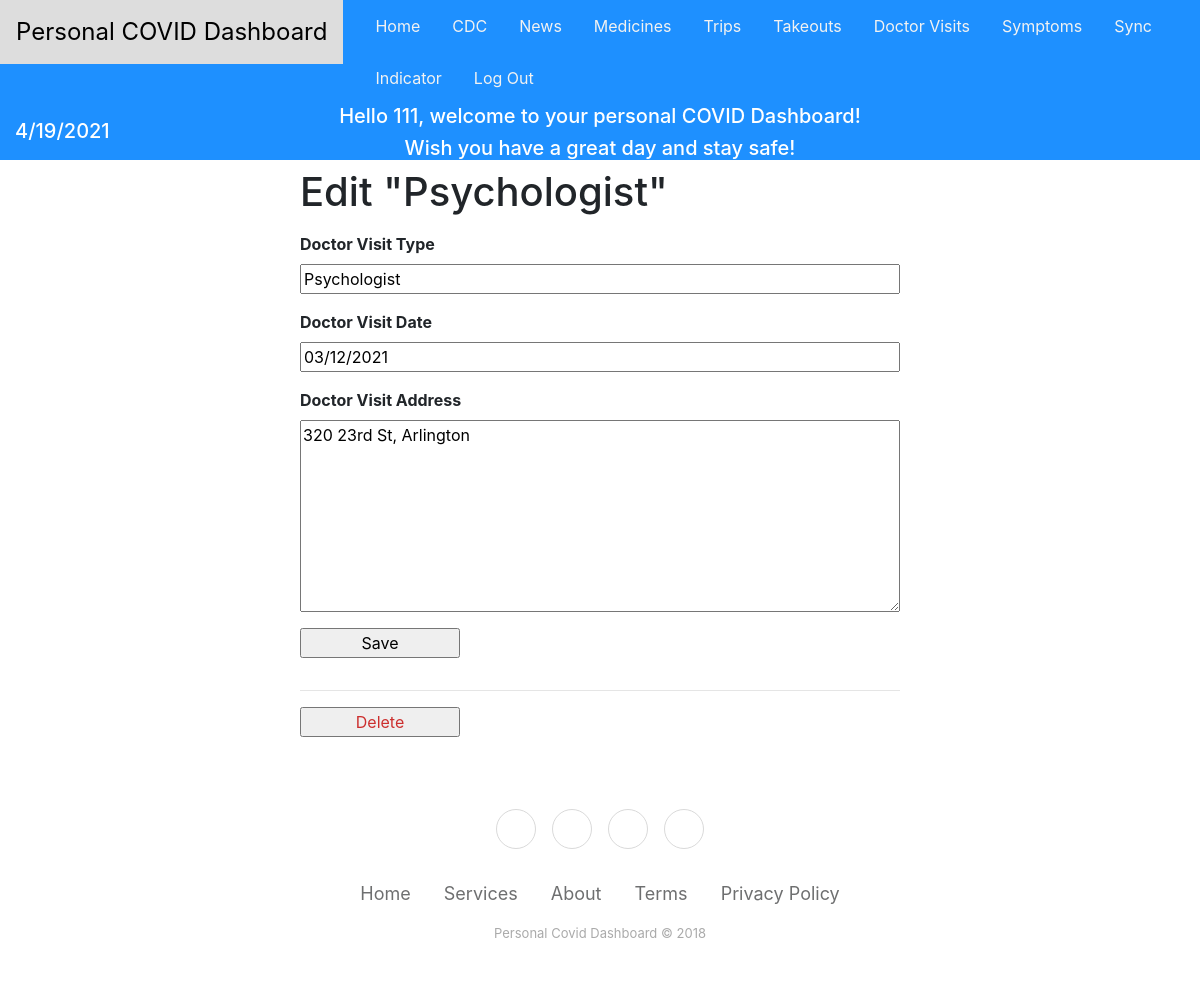
The page /doctor/4/update (signed in) on the database its author committed.
### tables this page shows
CREATE TABLE user (
  id INTEGER PRIMARY KEY AUTOINCREMENT,
  username TEXT UNIQUE NOT NULL,
  password TEXT NOT NULL
);

CREATE TABLE doctor (
  id INTEGER PRIMARY KEY AUTOINCREMENT,
  author_id INTEGER NOT NULL,
  created TIMESTAMP NOT NULL DEFAULT CURRENT_TIMESTAMP,
  doc_type TEXT NOT NULL,
  doc_address TEXT NOT NULL,
  doc_date TEXT NOT NULL,
  FOREIGN KEY (author_id) REFERENCES user (id)
);

### dashboard/doctor.py (the view, shortened to what this page needs)
@bp.route('/<int:id>/update', methods=('GET', 'POST'))
@login_required
def update(id):
    post = get_post(id)
    return render_template('doctor/doctorUpdate.html', doctor=post)

### dashboard/auth.py (called while the page is built)
@bp.before_app_request
def load_logged_in_user():
    user_id = session.get('user_id')
    if user_id is None:
        g.user = None
    else:
        g.user = get_db().execute(
            'SELECT * FROM user WHERE id = ?', (user_id,)
        ).fetchone()

def login_required(view):
    @functools.wraps(view)
    def wrapped_view(**kwargs):
        if g.user is None:
            return redirect(url_for('auth.login'))
        return view(**kwargs)
    return wrapped_view

### dashboard/db.py (called while the page is built)
def get_db():
    if 'db' not in g:
        g.db = sqlite3.connect(
            current_app.config['DATABASE'],
            detect_types=sqlite3.PARSE_DECLTYPES
        )
        g.db.row_factory = sqlite3.Row
    return g.db

### dashboard/doctor.py (called while the page is built)
def get_post(id, check_author=True):
    post = get_db().execute(
        'SELECT d.id, doc_type, doc_address, doc_date, created, author_id, username'
        ' FROM doctor d JOIN user u ON d.author_id = u.id'
        ' WHERE d.id = ?',
        (id,)
    ).fetchone()
    if post is None:
        abort(404, "Post id {0} doesn't exist.".format(id))
    if check_author and post['author_id'] != g.user['id']:
        abort(403)
    return post

### dashboard/templates/doctor/doctorUpdate.html
{% extends 'base.html' %}
{% block header %}
  <h1>{% block title %}Edit "{{ doctor['doc_type'] }}"{% endblock %}</h1>
{% endblock %}
{% block content %}
  <form method="post">
    <label for="title">Doctor Visit Type</label>
    <input name="title" id="title"
      value="{{ request.form['doc_type'] or doctor['doc_type'] }}" required>
    <label for="dDate">Doctor Visit Date</label>
    <input name="dDate" id="dDate"
      value="{{ request.form['dDate'] or doctor['doc_date'] }}" required>
    <label for="body">Doctor Visit Address</label>
    <textarea name="body" id="body">{{ request.form['doc_address'] or doctor['doc_address'] }}</textarea>
    <input type="submit" value="Save">
  </form>
  <hr>
  <form action="{{ url_for('doctor.delete', id=doctor['id']) }}" method="post">
    <input class="danger" type="submit" value="Delete" onclick="return confirm('Are you sure?');">
  </form>
{% endblock %}

### dashboard/templates/base.html (shortened to what this page needs)
<!doctype html>
<head>
  <link rel="stylesheet" href="https://cdnjs.cloudflare.com/ajax/libs/twitter-bootstrap/4.1.3/css/bootstrap.min.css">
  <link rel="stylesheet" href="https://cdnjs.cloudflare.com/ajax/libs/ionicons/2.0.1/css/ionicons.min.css">
  <link rel="stylesheet" href="assets/css/style.css">
  <link rel="stylesheet" href="https://maxcdn.bootstrapcdn.com/bootstrap/4.5.2/css/bootstrap.min.css">
  <link rel="stylesheet" href="//apps.bdimg.com/libs/jqueryui/1.10.4/css/jquery-ui.min.css">
  <link rel="stylesheet" href="jqueryui/style.css">
</head>
<div class="topnav">
  <a class="navbar-brand" style="font-size: x-large" href="http://127.0.0.1:5000/">Personal COVID Dashboard</a>
    {% if g.user %}
      <a href="{{ url_for('blog.index') }}">Home</a>
      <a href="https://www.cdc.gov/">CDC</a>
      <a href="{{ url_for('news.index') }}">News</a>
      <a href="{{ url_for('medicine.index') }}">Medicines</a>
      <a href="{{ url_for('trip.index') }}">Trips</a>
      <a href="{{ url_for('takeout.index') }}">Takeouts</a>
      <a href="{{ url_for('doctor.index') }}">Doctor Visits</a>
      <a href="{{ url_for('symptom.index') }}">Symptoms</a>
      <a href="https://www.fitbit.com/">Sync</a>
      <a href="{{ url_for('indicator.index') }}">Indicator</a>
      <a href="{{ url_for('auth.logout') }}">Log Out</a>
    {% else %}
    <div class="auth">
      <a href="{{ url_for('auth.register') }}" style="padding-top: 22px;">Register</a>
      <a href="{{ url_for('auth.login') }}" style="padding-top: 22px;">Log In</a>
    </div>
    {% endif %}
</div>
{% if g.user %}
  <div class="welcome" style="background-color: #1E90FF">
    <div class="current-date">
      <h5 style="color: white;width: 100px;position: fixed;padding-top: 15px;padding-left: 15px;">
      </h5>
    </div>
    <div class="welcome-word" style="text-align: center">
      <h5 style="color: white">Hello {{g.user['username']}}, welcome to your personal COVID Dashboard!</h5>
      <h5 style="color: white"> Wish you have a great day and stay safe!</h5>
    </div>
  </div>
{% endif %}
<section class="content" style="padding-left: 300px; padding-right:300px">
  <header>
    {% block header %}{% endblock %}
  </header>
  {% block content %}{% endblock %}
</section>
<div class="footer-basic">
        <footer>
            <div class="social"><a href="#"></a><a href="#"></a><a href="#"></a><a href="#"></a></div>
            <ul class="list-inline">
                <li class="list-inline-item"><a href="#">Home</a></li>
                <li class="list-inline-item"><a href="#">Services</a></li>
                <li class="list-inline-item"><a href="#">About</a></li>
                <li class="list-inline-item"><a href="#">Terms</a></li>
                <li class="list-inline-item"><a href="#">Privacy Policy</a></li>
            </ul>
            <p class="copyright">Personal Covid Dashboard © 2018</p>
        </footer>
    </div>

### dashboard/static/style.css (style rules this page uses)
.content form { margin: 1em 0; display: flex; flex-direction: column; }
.content label { font-weight: bold; margin-bottom: 0.5em; }
.content input, .content textarea { margin-bottom: 1em; }
.content textarea { min-height: 12em; resize: vertical; }
input.danger { color: #cc2f2e; }
input[type=submit] { align-self: start; min-width: 10em; }

### dashboard/templates/base.html (style rules this page uses)
.topnav { overflow: hidden; background-color: #1E90FF; }
.topnav a { float: left; display: block; color: #f2f2f2; text-align: center; padding: 14px 16px; text-decoration: none; }
.footer-basic { padding:40px 0; background-color:#ffffff; color:#4b4c4d; }
.footer-basic ul { padding:0; list-style:none; text-align:center; font-size:18px; line-height:1.6; margin-bottom:0; }
.footer-basic li { padding:0 10px; }
.footer-basic ul a { color:inherit; text-decoration:none; opacity:0.8; }
.footer-basic .social { text-align:center; padding-bottom:25px; }
.footer-basic .social > a { font-size:24px; width:40px; height:40px; line-height:40px; display:inline-block; text-align:center; border-radius:50%; border:1px solid #ccc; margin:0 8px; color:inherit; opacity:0.75; }
.footer-basic .copyright { margin-top:15px; text-align:center; font-size:13px; color:#aaa; margin-bottom:0; }
.content form { margin: 1em 0; display: flex; flex-direction: column; }
.content label { font-weight: bold; margin-bottom: 0.5em; }
.content input, .content textarea { margin-bottom: 1em; }
.content textarea { min-height: 12em; resize: vertical; }
input.danger { color: #cc2f2e; }
input[type=submit] { align-self: start; min-width: 10em; }

### rows shown on the page
user: user.username "111"
doctor: doc_type "Psychologist", title "Psychologist", dDate "03/12/2021", body "320 23rd St, Arlington"
